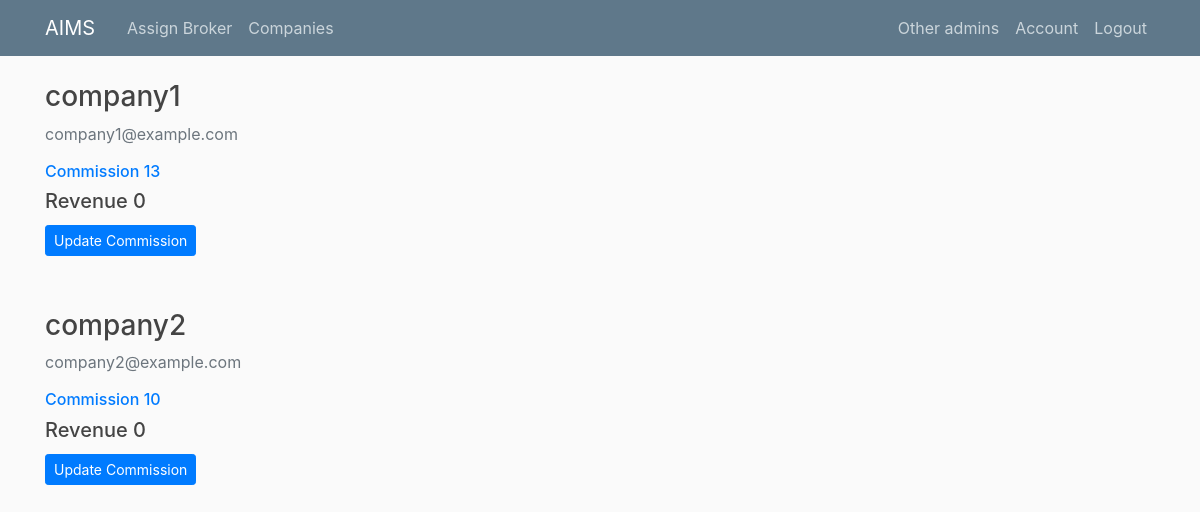
The app's page /viewcompanies (signed in), older data.
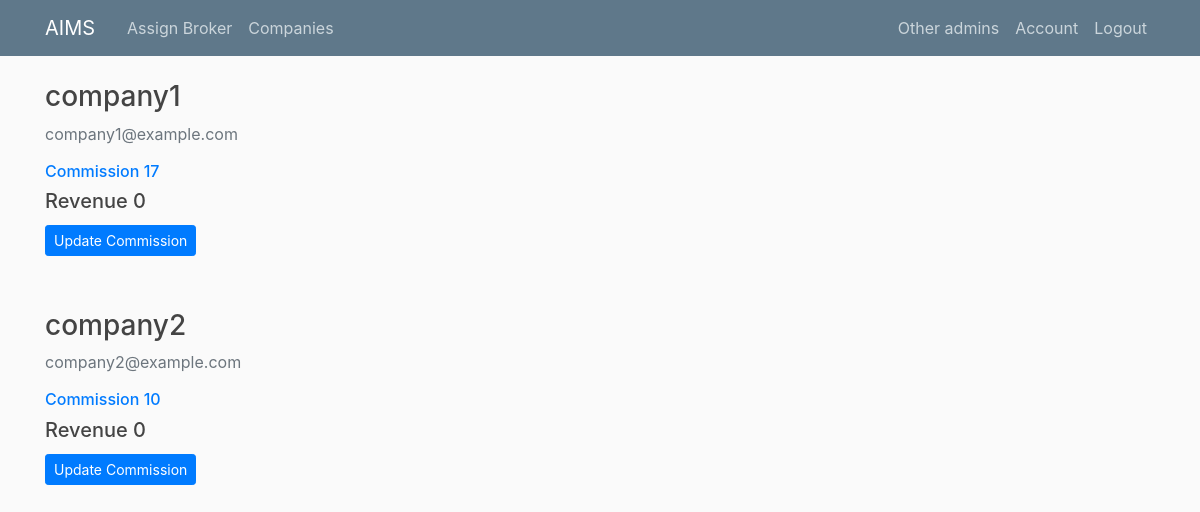
The same page, newer data.
### aims_/models.py (models this page shows, shortened)
class Company(db.Model, UserMixin):
    id = db.Column(db.Integer, primary_key=True)
    username = db.Column(db.String(20), unique=True, nullable=False)
    email = db.Column(db.String(120), unique=True, nullable=False)
    image_file = db.Column(db.String(20), nullable=False, default='default.png')
    password = db.Column(db.String(60), nullable=False)
    commission = db.Column(db.Integer,nullable=False,default = 10)
    revenue_generated = db.Column(db.Integer,nullable=False,default = 0)
    invoices = db.relationship('Invoice', backref='owner', lazy=True)

### aims_/routes.py (the view)
@app.route("/viewcompanies")
@login_required
def view_companies():
    if session['account_type']== 'admin':
        companies = Company.query.all()
        return render_template('view_companies.html', title='View Companies',companies = companies)
    abort(403)

### aims_/models.py (called while the page is built)
@login_manager.user_loader
def load_user(user_id):
    if 'account_type' in session:
        if session['account_type'] == 'broker':
            return Broker.query.get(int(user_id))
        elif session['account_type'] == 'admin':
            return Admin.query.get(int(user_id))
        elif session['account_type'] == 'company':
            return Company.query.get(int(user_id))
    return None

### aims_/templates/view_companies.html
{% extends "layout.html" %}
{% block content %}
{% for company in companies %}
        <div class="media-body">
                <h3><a class="article-title">{{ company.username }}</a></h3>
                <p class="text-secondary">{{ company.email }}</p>
                <h6 class="text-primary">Commission {{ company.commission }}</h6>
                <h5 class="text-shadow">Revenue {{ company.revenue_generated }}</h5>
                <a class="btn btn-primary btn-sm mt-1 mb-1" href="{{ url_for('view_company_by_id', company_id=company.id) }}">Update Commission</a>
        </div>
        <div class="col-md-9 mu-5 mb-5"></div>
{% endfor %}
{% endblock content %}

Row changes from the older to the newer data that the page shows:
changed Company "company1": commission "13" → "17"
